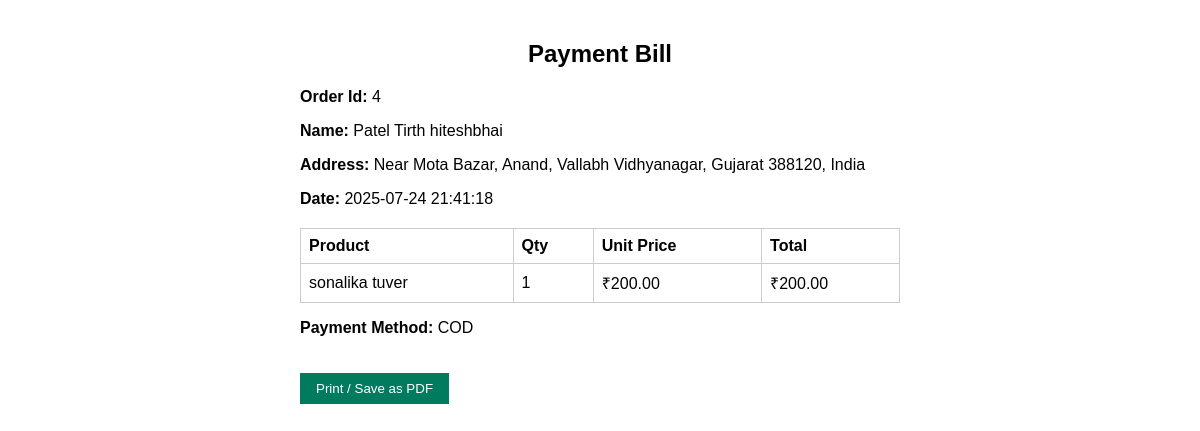
Screenshot of /invoice_view.php?order_id=4 (signed in) with the database file from the repository.
### tables this page shows
CREATE TABLE `orders` (
  `id` int(11) NOT NULL,
  `user_id` int(11) DEFAULT NULL,
  `product_id` int(11) DEFAULT NULL,
  `quantity` int(11) DEFAULT NULL,
  `total` decimal(10,2) DEFAULT NULL,
  `ordered_at` timestamp NOT NULL DEFAULT current_timestamp(),
  `status` varchar(20) DEFAULT 'cart',
  `payment_method` varchar(50) DEFAULT NULL,
  `payment_detail` varchar(100) DEFAULT NULL
);

CREATE TABLE `users` (
  `id` int(11) NOT NULL,
  `name` varchar(100) DEFAULT NULL,
  `email` varchar(100) DEFAULT NULL,
  `password` varchar(100) DEFAULT NULL,
  `phone` varchar(15) DEFAULT NULL,
  `address` text DEFAULT NULL
);

CREATE TABLE `products` (
  `id` int(11) NOT NULL,
  `name` varchar(100) DEFAULT NULL,
  `price` decimal(10,2) DEFAULT NULL,
  `description` text DEFAULT NULL,
  `image` varchar(255) DEFAULT NULL
);

### invoice_view.php (the view, shortened to what this page needs)
<?php
$conn = new mysqli("localhost", "root", "", "fertilizer_shop");
$order_id = intval($_GET['order_id']);
$stmt = $conn->prepare("SELECT o.*, p.name AS product_name, p.price, u.name AS user_name, u.address
    FROM orders o
    JOIN products p ON o.product_id = p.id
    JOIN users u ON o.user_id = u.id
    WHERE o.id = ?");
$stmt->bind_param("i", $order_id);
$stmt->execute();
$result = $stmt->get_result();
$order = $result->fetch_assoc();
?>
<!DOCTYPE html>
<html>
<head>
</head>
<body>
    <h2>Payment Bill</h2>
    <p><strong>Order Id:</strong> <?= $order_id ?></p>
    <p><strong>Name:</strong> <?= htmlspecialchars($order['user_name']) ?></p>
    <p><strong>Address:</strong> <?= htmlspecialchars($order['address']) ?></p>
    <p><strong>Date:</strong> <?= htmlspecialchars($order['ordered_at']) ?></p>
    <table>
        <tr>
            <th>Product</th>
            <th>Qty</th>
            <th>Unit Price</th>
            <th>Total</th>
        </tr>
        <tr>
            <td><?= htmlspecialchars($order['product_name']) ?></td>
            <td><?= (int)$order['quantity'] ?></td>
            <td>₹<?= number_format($order['price'], 2) ?></td>
            <td>₹<?= number_format($order['total'], 2) ?></td>
        </tr>
    </table>
    <p><strong>Payment Method:</strong> <?= htmlspecialchars($order['payment_method']) ?></p>
    <button onclick="window.print()" class="btn">Print / Save as PDF</button>
</body>
</html>

### invoice_view.php (style rules this page uses)
body { font-family: Arial; padding: 20px; max-width: 600px; margin: auto; }
h2 { text-align: center; }
table { width: 100%; margin-top: 20px; border-collapse: collapse; }
td, th { padding: 8px; border: 1px solid #ccc; text-align: left; }
.btn { padding: 8px 16px; background: #007B5E; color: white; border: none; cursor: pointer; margin-top: 20px; }

### rows the page displays
orders: user.name "Patel Tirth hiteshbhai", user.address "Near Mota Bazar, Anand, Vallabh Vidhyanagar, Gujarat 388120, India", ordered_at "2025-07-24 21:41:18", product.name "sonalika tuver", quantity "1", product.price "200.00", total "200.00", payment_method "COD"

### other values shown
$order_id "4"
